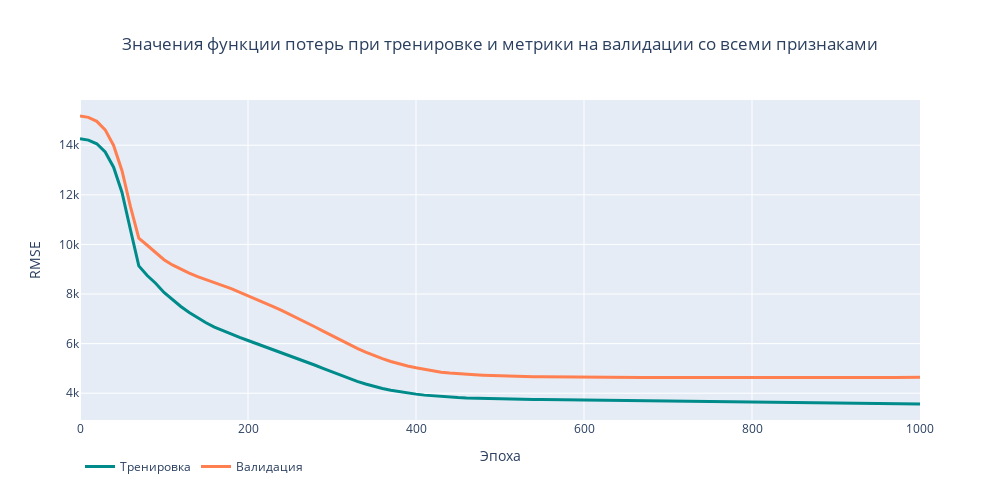
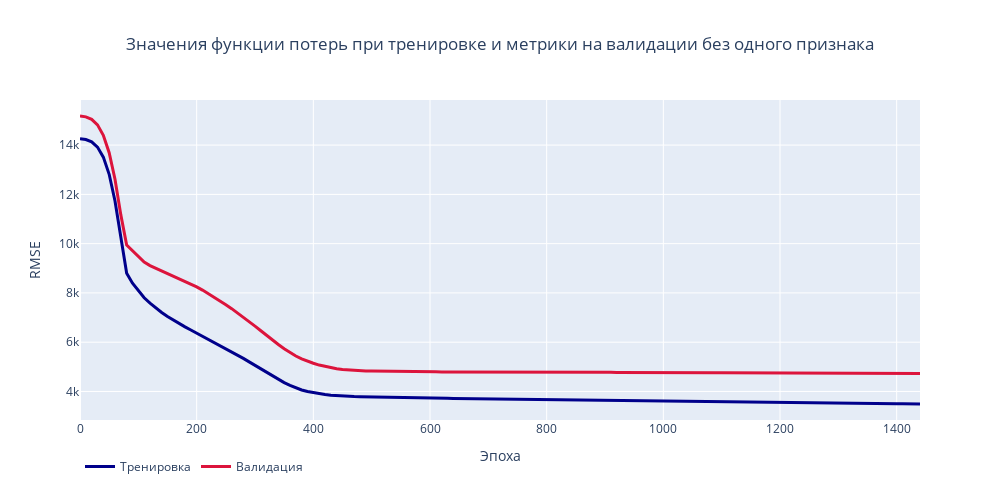

These figures' notebook cell, in order:
### Code cell
# просмотр процесса обучения сетей с меньшим количеством слоёв
fit_plot(train_loss_m, valid_metric_m)
fit_plot(abb_train_loss_m, abb_valid_metric_m, 1)
